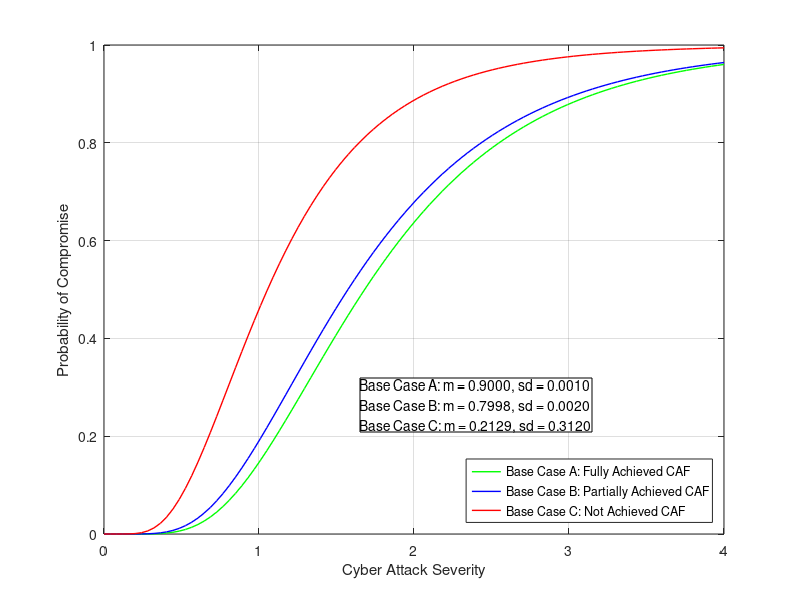

MATLAB code to generate this figure:
% Adam Lewis 3rd Year Individual Project

% MATLAB script to generate fragility curves using
% Log Normal Cumulative Distribution Function from mean
% and standard deviation obtained from discrete model

m_norm_A = 1.9000;    % Company A(high resilience) Normalised & scaled mean
s_norm_A = 0.9990;    % Company A(high resilience) Normalised std deviation
m_norm_B = 1.7998;    % Company B(moderate resilience) Normalised & scaled mean
s_norm_B = 0.9980;    % Company B(moderate resilience) Normalised std deviation
m_norm_C = 1.2129;    % Company C(low resilience) Normalised & scaled mean
s_norm_C = 0.6880;    % Company C(low resilience) Normalised std deviation

% Convert mean and std to beta/theta for companies A, B and C
beta_A = sqrt(log(1 + (s_norm_A/m_norm_A)^2));
theta_A = m_norm_A * exp(-0.5 * beta_A^2);
beta_B = sqrt(log(1 + (s_norm_B/m_norm_B)^2));
theta_B = m_norm_B * exp(-0.5 * beta_B^2);
beta_C = sqrt(log(1 + (s_norm_C/m_norm_C)^2));
theta_C = m_norm_C * exp(-0.5 * beta_C^2);

% Define intensity measure X
x = linspace(0, 4, 100); 

% Use normcdf to generate fragility curves
P_CompanyA = normcdf((log(x / theta_A)) / beta_A);
P_CompanyB = normcdf((log(x / theta_B)) / beta_B);
P_CompanyC = normcdf((log(x / theta_C)) / beta_C);

% Plot fragility Curve
figure;
plot(x, P_CompanyA, 'g-', 'LineWidth', 1); hold on; 
plot(x, P_CompanyB, 'b-', 'LineWidth', 1);         
plot(x, P_CompanyC, 'r-', 'LineWidth', 1);          
xlabel('Cyber Attack Severity');
ylabel('Probability of Compromise');
set(gcf, 'Color', 'white');

% Main legend -
legend({ 'Base Case A: Fully Achieved CAF', ...
         'Base Case B: Partially Achieved CAF', ...
         'Base Case C: Not Achieved CAF' }, ...
         'Location', 'southeast');

% Text box for mean and SD inputs
annotation_str = {...
    sprintf('Base Case A: m = %.4f, sd = %.4f', m_norm_A-1, 1-s_norm_A), ...
    sprintf('Base Case B: m = %.4f, sd = %.4f', m_norm_B-1, 1-s_norm_B), ...
    sprintf('Base Case C: m = %.4f, sd = %.4f', m_norm_C-1, 1-s_norm_C)};
annotation('textbox', [0.45, 0.28, 0.3, 0.15], 'String', annotation_str,...
           'FitBoxToText', 'on', 'EdgeColor', 'black', ...
           'BackgroundColor', 'white');
grid on;
hold off;

% Uncomment to save plot to local drive
% exportgraphics(gcf, 'baseCases.png', 'Resolution', 300);
